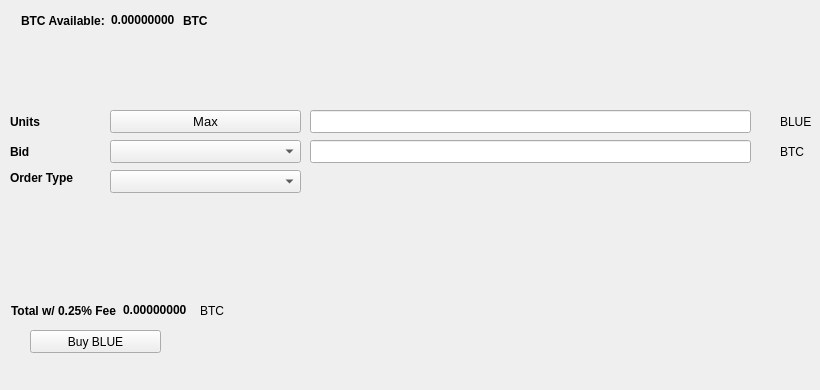
   <widget class="QWidget" name="BuyTab">
    <attribute name="title">
     <string>Buy</string>
    </attribute>
    <widget class="QPushButton" name="BuyBLUE">
     <property name="geometry">
      <rect>
       <x>30</x>
       <y>330</y>
       <width>131</width>
       <height>23</height>
      </rect>
     </property>
     <property name="text">
      <string>Buy BLUE</string>
     </property>
     <property name="icon">
      <iconset resource="../bluecoin.qrc">
       <normaloff>:/icons/bitcoin</normaloff>:/icons/bitcoin</iconset>
     </property>
    </widget>
    <widget class="QLabel" name="label_3">
     <property name="geometry">
      <rect>
       <x>10</x>
       <y>110</y>
       <width>46</width>
       <height>23</height>
      </rect>
     </property>
     <property name="font">
      <font>
       <weight>75</weight>
       <bold>true</bold>
      </font>
     </property>
     <property name="text">
      <string>Units</string>
     </property>
    </widget>
    <widget class="QLineEdit" name="UnitsInput">
     <property name="geometry">
      <rect>
       <x>310</x>
       <y>110</y>
       <width>441</width>
       <height>23</height>
      </rect>
     </property>
     <property name="font">
      <font>
       <pointsize>9</pointsize>
       <weight>75</weight>
       <bold>true</bold>
      </font>
     </property>
    </widget>
    <widget class="QLineEdit" name="BuyBidPriceEdit">
     <property name="geometry">
      <rect>
       <x>310</x>
       <y>140</y>
       <width>441</width>
       <height>23</height>
      </rect>
     </property>
     <property name="font">
      <font>
       <pointsize>9</pointsize>
       <weight>75</weight>
       <bold>true</bold>
      </font>
     </property>
    </widget>
    <widget class="QLabel" name="label_4">
     <property name="geometry">
      <rect>
       <x>780</x>
       <y>110</y>
       <width>31</width>
       <height>23</height>
      </rect>
     </property>
     <property name="text">
      <string>BLUE</string>
     </property>
    </widget>
    <widget class="QLabel" name="label_5">
     <property name="geometry">
      <rect>
       <x>780</x>
       <y>140</y>
       <width>31</width>
       <height>23</height>
      </rect>
     </property>
     <property name="text">
      <string>BTC</string>
     </property>
    </widget>
    <widget class="QLabel" name="label_6">
     <property name="geometry">
      <rect>
       <x>10</x>
       <y>140</y>
       <width>46</width>
       <height>23</height>
      </rect>
     </property>
     <property name="font">
      <font>
       <weight>75</weight>
       <bold>true</bold>
      </font>
     </property>
     <property name="text">
      <string>Bid</string>
     </property>
    </widget>
    <widget class="QLabel" name="label_7">
     <property name="geometry">
      <rect>
       <x>10</x>
       <y>170</y>
       <width>91</width>
       <height>16</height>
      </rect>
     </property>
     <property name="font">
      <font>
       <weight>75</weight>
       <bold>true</bold>
      </font>
     </property>
     <property name="text">
      <string>Order Type</string>
     </property>
    </widget>
    <widget class="QPushButton" name="Buy_Max_Amount">
     <property name="geometry">
      <rect>
       <x>110</x>
       <y>110</y>
       <width>191</width>
       <height>23</height>
      </rect>
     </property>
     <property name="font">
      <font>
       <pointsize>10</pointsize>
      </font>
     </property>
     <property name="text">
      <string>Max</string>
     </property>
    </widget>
    <widget class="QComboBox" name="BuyBidcomboBox">
     <property name="geometry">
      <rect>
       <x>110</x>
       <y>140</y>
       <width>191</width>
       <height>23</height>
      </rect>
     </property>
     <property name="font">
      <font>
       <pointsize>10</pointsize>
      </font>
     </property>
    </widget>
    <widget class="QComboBox" name="buyOrdertypeCombo">
     <property name="geometry">
      <rect>
       <x>110</x>
       <y>170</y>
       <width>191</width>
       <height>23</height>
      </rect>
     </property>
     <property name="font">
      <font>
       <pointsize>10</pointsize>
      </font>
     </property>
    </widget>
    <widget class="QWidget" name="layoutWidget1">
     <property name="geometry">
      <rect>
       <x>21</x>
       <y>11</y>
       <width>227</width>
       <height>19</height>
      </rect>
     </property>
     <layout class="QHBoxLayout" name="horizontalLayout_3">
      <item>
       <widget class="QLabel" name="label232">
        <property name="font">
         <font>
          <weight>75</weight>
          <bold>true</bold>
         </font>
        </property>
        <property name="text">
         <string>BTC Available:</string>
        </property>
       </widget>
      </item>
      <item>
       <widget class="QLabel" name="BtcAvailableLbl">
        <property name="palette">
         <palette>
          <active>
           <colorrole role="WindowText">
            <brush brushstyle="SolidPattern">
             <color alpha="255">
              <red>0</red>
              <green>0</green>
              <blue>0</blue>
             </color>
            </brush>
           </colorrole>
           <colorrole role="Button">
            <brush brushstyle="SolidPattern">
             <color alpha="255">
              <red>0</red>
              <green>170</green>
              <blue>0</blue>
             </color>
            </brush>
           </colorrole>
           <colorrole role="Light">
            <brush brushstyle="SolidPattern">
             <color alpha="255">
              <red>0</red>
              <green>255</green>
              <blue>0</blue>
             </color>
            </brush>
           </colorrole>
           <colorrole role="Midlight">
            <brush brushstyle="SolidPattern">
             <color alpha="255">
              <red>0</red>
              <green>212</green>
              <blue>0</blue>
             </color>
            </brush>
           </colorrole>
           <colorrole role="Dark">
            <brush brushstyle="SolidPattern">
             <color alpha="255">
              <red>0</red>
              <green>85</green>
              <blue>0</blue>
             </color>
            </brush>
           </colorrole>
           <colorrole role="Mid">
            <brush brushstyle="SolidPattern">
             <color alpha="255">
              <red>0</red>
              <green>113</green>
              <blue>0</blue>
             </color>
            </brush>
           </colorrole>
           <colorrole role="Text">
            <brush brushstyle="SolidPattern">
             <color alpha="255">
              <red>0</red>
              <green>170</green>
              <blue>0</blue>
             </color>
            </brush>
           </colorrole>
           <colorrole role="BrightText">
            <brush brushstyle="SolidPattern">
             <color alpha="255">
              <red>255</red>
              <green>255</green>
              <blue>255</blue>
             </color>
            </brush>
           </colorrole>
           <colorrole role="ButtonText">
            <brush brushstyle="SolidPattern">
             <color alpha="255">
              <red>0</red>
              <green>0</green>
              <blue>0</blue>
             </color>
            </brush>
           </colorrole>
           <colorrole role="Base">
            <brush brushstyle="SolidPattern">
             <color alpha="255">
              <red>255</red>
              <green>255</green>
              <blue>255</blue>
             </color>
            </brush>
           </colorrole>
           <colorrole role="Window">
            <brush brushstyle="SolidPattern">
             <color alpha="255">
              <red>0</red>
              <green>170</green>
              <blue>0</blue>
             </color>
            </brush>
           </colorrole>
           <colorrole role="Shadow">
            <brush brushstyle="SolidPattern">
             <color alpha="255">
              <red>0</red>
              <green>0</green>
              <blue>0</blue>
             </color>
            </brush>
           </colorrole>
           <colorrole role="AlternateBase">
            <brush brushstyle="SolidPattern">
             <color alpha="255">
              <red>127</red>
              <green>212</green>
              <blue>127</blue>
             </color>
            </brush>
           </colorrole>
           <colorrole role="ToolTipBase">
            <brush brushstyle="SolidPattern">
             <color alpha="255">
              <red>255</red>
              <green>255</green>
              <blue>220</blue>
             </color>
            </brush>
           </colorrole>
           <colorrole role="ToolTipText">
            <brush brushstyle="SolidPattern">
             <color alpha="255">
              <red>0</red>
              <green>0</green>
              <blue>0</blue>
             </color>
            </brush>
           </colorrole>
          </active>
          <inactive>
           <colorrole role="WindowText">
            <brush brushstyle="SolidPattern">
             <color alpha="255">
              <red>0</red>
              <green>0</green>
              <blue>0</blue>
             </color>
            </brush>
           </colorrole>
           <colorrole role="Button">
            <brush brushstyle="SolidPattern">
             <color alpha="255">
              <red>0</red>
              <green>170</green>
              <blue>0</blue>
             </color>
            </brush>
           </colorrole>
           <colorrole role="Light">
            <brush brushstyle="SolidPattern">
             <color alpha="255">
              <red>0</red>
              <green>255</green>
              <blue>0</blue>
             </color>
            </brush>
           </colorrole>
           <colorrole role="Midlight">
            <brush brushstyle="SolidPattern">
             <color alpha="255">
              <red>0</red>
              <green>212</green>
              <blue>0</blue>
             </color>
            </brush>
           </colorrole>
           <colorrole role="Dark">
            <brush brushstyle="SolidPattern">
             <color alpha="255">
              <red>0</red>
              <green>85</green>
              <blue>0</blue>
             </color>
            </brush>
           </colorrole>
           <colorrole role="Mid">
            <brush brushstyle="SolidPattern">
             <color alpha="255">
              <red>0</red>
              <green>113</green>
              <blue>0</blue>
             </color>
            </brush>
           </colorrole>
           <colorrole role="Text">
            <brush brushstyle="SolidPattern">
             <color alpha="255">
              <red>0</red>
              <green>170</green>
              <blue>0</blue>
             </color>
            </brush>
           </colorrole>
           <colorrole role="BrightText">
            <brush brushstyle="SolidPattern">
             <color alpha="255">
              <red>255</red>
              <green>255</green>
              <blue>255</blue>
             </color>
            </brush>
           </colorrole>
           <colorrole role="ButtonText">
            <brush brushstyle="SolidPattern">
             <color alpha="255">
              <red>0</red>
              <green>0</green>
              <blue>0</blue>
             </color>
            </brush>
           </colorrole>
           <colorrole role="Base">
            <brush brushstyle="SolidPattern">
             <color alpha="255">
              <red>255</red>
              <green>255</green>
              <blue>255</blue>
             </color>
            </brush>
           </colorrole>
           <colorrole role="Window">
            <brush brushstyle="SolidPattern">
             <color alpha="255">
              <red>0</red>
              <green>170</green>
              <blue>0</blue>
             </color>
            </brush>
           </colorrole>
           <colorrole role="Shadow">
            <brush brushstyle="SolidPattern">
             <color alpha="255">
              <red>0</red>
              <green>0</green>
              <blue>0</blue>
             </color>
            </brush>
           </colorrole>
           <colorrole role="AlternateBase">
            <brush brushstyle="SolidPattern">
             <color alpha="255">
              <red>127</red>
              <green>212</green>
              <blue>127</blue>
             </color>
            </brush>
           </colorrole>
           <colorrole role="ToolTipBase">
            <brush brushstyle="SolidPattern">
             <color alpha="255">
              <red>255</red>
              <green>255</green>
              <blue>220</blue>
             </color>
            </brush>
           </colorrole>
           <colorrole role="ToolTipText">
            <brush brushstyle="SolidPattern">
             <color alpha="255">
              <red>0</red>
              <green>0</green>
              <blue>0</blue>
             </color>
            </brush>
           </colorrole>
          </inactive>
          <disabled>
           <colorrole role="WindowText">
            <brush brushstyle="SolidPattern">
             <color alpha="255">
              <red>0</red>
              <green>85</green>
              <blue>0</blue>
             </color>
            </brush>
           </colorrole>
           <colorrole role="Button">
            <brush brushstyle="SolidPattern">
             <color alpha="255">
              <red>0</red>
              <green>170</green>
              <blue>0</blue>
             </color>
            </brush>
           </colorrole>
           <colorrole role="Light">
            <brush brushstyle="SolidPattern">
             <color alpha="255">
              <red>0</red>
              <green>255</green>
              <blue>0</blue>
             </color>
            </brush>
           </colorrole>
           <colorrole role="Midlight">
            <brush brushstyle="SolidPattern">
             <color alpha="255">
              <red>0</red>
              <green>212</green>
              <blue>0</blue>
             </color>
            </brush>
           </colorrole>
           <colorrole role="Dark">
            <brush brushstyle="SolidPattern">
             <color alpha="255">
              <red>0</red>
              <green>85</green>
              <blue>0</blue>
             </color>
            </brush>
           </colorrole>
           <colorrole role="Mid">
            <brush brushstyle="SolidPattern">
             <color alpha="255">
              <red>0</red>
              <green>113</green>
              <blue>0</blue>
             </color>
            </brush>
           </colorrole>
           <colorrole role="Text">
            <brush brushstyle="SolidPattern">
             <color alpha="255">
              <red>0</red>
              <green>85</green>
              <blue>0</blue>
             </color>
            </brush>
           </colorrole>
           <colorrole role="BrightText">
            <brush brushstyle="SolidPattern">
             <color alpha="255">
              <red>255</red>
              <green>255</green>
              <blue>255</blue>
             </color>
            </brush>
           </colorrole>
           <colorrole role="ButtonText">
            <brush brushstyle="SolidPattern">
             <color alpha="255">
              <red>0</red>
              <green>85</green>
              <blue>0</blue>
             </color>
            </brush>
           </colorrole>
           <colorrole role="Base">
            <brush brushstyle="SolidPattern">
             <color alpha="255">
              <red>0</red>
              <green>170</green>
              <blue>0</blue>
             </color>
            </brush>
           </colorrole>
           <colorrole role="Window">
            <brush brushstyle="SolidPattern">
             <color alpha="255">
              <red>0</red>
              <green>170</green>
              <blue>0</blue>
             </color>
            </brush>
           </colorrole>
           <colorrole role="Shadow">
            <brush brushstyle="SolidPattern">
             <color alpha="255">
              <red>0</red>
              <green>0</green>
              <blue>0</blue>
             </color>
            </brush>
           </colorrole>
           <colorrole role="AlternateBase">
            <brush brushstyle="SolidPattern">
             <color alpha="255">
              <red>0</red>
              <green>170</green>
              <blue>0</blue>
             </color>
            </brush>
           </colorrole>
           <colorrole role="ToolTipBase">
            <brush brushstyle="SolidPattern">
             <color alpha="255">
              <red>255</red>
              <green>255</green>
              <blue>220</blue>
             </color>
            </brush>
           </colorrole>
           <colorrole role="ToolTipText">
            <brush brushstyle="SolidPattern">
             <color alpha="255">
              <red>0</red>
              <green>0</green>
              <blue>0</blue>
             </color>
            </brush>
           </colorrole>
          </disabled>
         </palette>
        </property>
        <property name="font">
         <font>
          <weight>75</weight>
          <bold>true</bold>
         </font>
        </property>
        <property name="text">
         <string>0.00000000</string>
        </property>
        <property name="textInteractionFlags">
         <set>Qt::LinksAccessibleByMouse|Qt::TextSelectableByKeyboard|Qt::TextSelectableByMouse</set>
        </property>
       </widget>
      </item>
      <item>
       <widget class="QLabel" name="BtcAvailableLbl_2">
        <property name="font">
         <font>
          <weight>75</weight>
          <bold>true</bold>
         </font>
        </property>
        <property name="text">
         <string>BTC</string>
        </property>
       </widget>
      </item>
     </layout>
    </widget>
    <widget class="QWidget" name="layoutWidge2">
     <property name="geometry">
      <rect>
       <x>11</x>
       <y>301</y>
       <width>259</width>
       <height>19</height>
      </rect>
     </property>
     <layout class="QHBoxLayout" name="horizontalLayout_4">
      <item>
       <widget class="QLabel" name="label_9">
        <property name="font">
         <font>
          <weight>75</weight>
          <bold>true</bold>
         </font>
        </property>
        <property name="text">
         <string>Total w/ 0.25% Fee</string>
        </property>
       </widget>
      </item>
      <item>
       <widget class="QLabel" name="BuyCostLabel">
        <property name="palette">
         <palette>
          <active>
           <colorrole role="WindowText">
            <brush brushstyle="SolidPattern">
             <color alpha="255">
              <red>0</red>
              <green>0</green>
              <blue>0</blue>
             </color>
            </brush>
           </colorrole>
           <colorrole role="Button">
            <brush brushstyle="SolidPattern">
             <color alpha="255">
              <red>0</red>
              <green>170</green>
              <blue>0</blue>
             </color>
            </brush>
           </colorrole>
           <colorrole role="Light">
            <brush brushstyle="SolidPattern">
             <color alpha="255">
              <red>0</red>
              <green>255</green>
              <blue>0</blue>
             </color>
            </brush>
           </colorrole>
           <colorrole role="Midlight">
            <brush brushstyle="SolidPattern">
             <color alpha="255">
              <red>0</red>
              <green>212</green>
              <blue>0</blue>
             </color>
            </brush>
           </colorrole>
           <colorrole role="Dark">
            <brush brushstyle="SolidPattern">
             <color alpha="255">
              <red>0</red>
              <green>85</green>
              <blue>0</blue>
             </color>
            </brush>
           </colorrole>
           <colorrole role="Mid">
            <brush brushstyle="SolidPattern">
             <color alpha="255">
              <red>0</red>
              <green>113</green>
              <blue>0</blue>
             </color>
            </brush>
           </colorrole>
           <colorrole role="Text">
            <brush brushstyle="SolidPattern">
             <color alpha="255">
              <red>0</red>
              <green>170</green>
              <blue>0</blue>
             </color>
            </brush>
           </colorrole>
           <colorrole role="BrightText">
            <brush brushstyle="SolidPattern">
             <color alpha="255">
              <red>255</red>
              <green>255</green>
              <blue>255</blue>
             </color>
            </brush>
           </colorrole>
           <colorrole role="ButtonText">
            <brush brushstyle="SolidPattern">
             <color alpha="255">
              <red>0</red>
              <green>0</green>
              <blue>0</blue>
             </color>
            </brush>
           </colorrole>
           <colorrole role="Base">
            <brush brushstyle="SolidPattern">
             <color alpha="255">
              <red>255</red>
              <green>255</green>
              <blue>255</blue>
             </color>
            </brush>
           </colorrole>
           <colorrole role="Window">
            <brush brushstyle="SolidPattern">
             <color alpha="255">
              <red>0</red>
              <green>170</green>
              <blue>0</blue>
             </color>
            </brush>
           </colorrole>
           <colorrole role="Shadow">
            <brush brushstyle="SolidPattern">
             <color alpha="255">
              <red>0</red>
              <green>0</green>
              <blue>0</blue>
             </color>
            </brush>
           </colorrole>
           <colorrole role="AlternateBase">
            <brush brushstyle="SolidPattern">
             <color alpha="255">
              <red>127</red>
              <green>212</green>
              <blue>127</blue>
             </color>
            </brush>
           </colorrole>
           <colorrole role="ToolTipBase">
            <brush brushstyle="SolidPattern">
             <color alpha="255">
              <red>255</red>
              <green>255</green>
              <blue>220</blue>
             </color>
            </brush>
           </colorrole>
           <colorrole role="ToolTipText">
            <brush brushstyle="SolidPattern">
             <color alpha="255">
              <red>0</red>
              <green>0</green>
              <blue>0</blue>
             </color>
            </brush>
           </colorrole>
          </active>
          <inactive>
           <colorrole role="WindowText">
            <brush brushstyle="SolidPattern">
             <color alpha="255">
              <red>0</red>
              <green>0</green>
              <blue>0</blue>
             </color>
            </brush>
           </colorrole>
           <colorrole role="Button">
            <brush brushstyle="SolidPattern">
             <color alpha="255">
              <red>0</red>
              <green>170</green>
              <blue>0</blue>
             </color>
            </brush>
           </colorrole>
           <colorrole role="Light">
            <brush brushstyle="SolidPattern">
             <color alpha="255">
              <red>0</red>
              <green>255</green>
              <blue>0</blue>
             </color>
            </brush>
           </colorrole>
           <colorrole role="Midlight">
            <brush brushstyle="SolidPattern">
             <color alpha="255">
              <red>0</red>
              <green>212</green>
              <blue>0</blue>
             </color>
            </brush>
           </colorrole>
           <colorrole role="Dark">
            <brush brushstyle="SolidPattern">
             <color alpha="255">
              <red>0</red>
              <green>85</green>
              <blue>0</blue>
             </color>
            </brush>
           </colorrole>
           <colorrole role="Mid">
            <brush brushstyle="SolidPattern">
             <color alpha="255">
              <red>0</red>
              <green>113</green>
              <blue>0</blue>
             </color>
            </brush>
           </colorrole>
           <colorrole role="Text">
            <brush brushstyle="SolidPattern">
             <color alpha="255">
              <red>0</red>
              <green>170</green>
              <blue>0</blue>
             </color>
            </brush>
           </colorrole>
           <colorrole role="BrightText">
            <brush brushstyle="SolidPattern">
             <color alpha="255">
              <red>255</red>
              <green>255</green>
              <blue>255</blue>
             </color>
            </brush>
           </colorrole>
           <colorrole role="ButtonText">
            <brush brushstyle="SolidPattern">
             <color alpha="255">
              <red>0</red>
              <green>0</green>
              <blue>0</blue>
             </color>
            </brush>
           </colorrole>
           <colorrole role="Base">
            <brush brushstyle="SolidPattern">
             <color alpha="255">
              <red>255</red>
              <green>255</green>
              <blue>255</blue>
             </color>
            </brush>
           </colorrole>
           <colorrole role="Window">
            <brush brushstyle="SolidPattern">
             <color alpha="255">
              <red>0</red>
              <green>170</green>
              <blue>0</blue>
             </color>
            </brush>
           </colorrole>
           <colorrole role="Shadow">
            <brush brushstyle="SolidPattern">
             <color alpha="255">
              <red>0</red>
              <green>0</green>
              <blue>0</blue>
             </color>
            </brush>
           </colorrole>
           <colorrole role="AlternateBase">
            <brush brushstyle="SolidPattern">
             <color alpha="255">
              <red>127</red>
              <green>212</green>
              <blue>127</blue>
             </color>
            </brush>
           </colorrole>
           <colorrole role="ToolTipBase">
            <brush brushstyle="SolidPattern">
             <color alpha="255">
              <red>255</red>
              <green>255</green>
              <blue>220</blue>
             </color>
            </brush>
           </colorrole>
           <colorrole role="ToolTipText">
            <brush brushstyle="SolidPattern">
             <color alpha="255">
              <red>0</red>
              <green>0</green>
              <blue>0</blue>
             </color>
            </brush>
           </colorrole>
          </inactive>
          <disabled>
           <colorrole role="WindowText">
            <brush brushstyle="SolidPattern">
             <color alpha="255">
              <red>0</red>
              <green>85</green>
              <blue>0</blue>
             </color>
            </brush>
           </colorrole>
           <colorrole role="Button">
            <brush brushstyle="SolidPattern">
             <color alpha="255">
              <red>0</red>
              <green>170</green>
              <blue>0</blue>
             </color>
            </brush>
           </colorrole>
           <colorrole role="Light">
            <brush brushstyle="SolidPattern">
             <color alpha="255">
              <red>0</red>
              <green>255</green>
              <blue>0</blue>
             </color>
            </brush>
           </colorrole>
           <colorrole role="Midlight">
            <brush brushstyle="SolidPattern">
             <color alpha="255">
              <red>0</red>
              <green>212</green>
              <blue>0</blue>
             </color>
            </brush>
           </colorrole>
           <colorrole role="Dark">
            <brush brushstyle="SolidPattern">
             <color alpha="255">
              <red>0</red>
              <green>85</green>
              <blue>0</blue>
             </color>
            </brush>
           </colorrole>
           <colorrole role="Mid">
            <brush brushstyle="SolidPattern">
             <color alpha="255">
              <red>0</red>
              <green>113</green>
              <blue>0</blue>
             </color>
            </brush>
           </colorrole>
           <colorrole role="Text">
            <brush brushstyle="SolidPattern">
             <color alpha="255">
              <red>0</red>
              <green>85</green>
              <blue>0</blue>
             </color>
            </brush>
           </colorrole>
           <colorrole role="BrightText">
            <brush brushstyle="SolidPattern">
             <color alpha="255">
              <red>255</red>
              <green>255</green>
              <blue>255</blue>
             </color>
            </brush>
           </colorrole>
           <colorrole role="ButtonText">
            <brush brushstyle="SolidPattern">
             <color alpha="255">
              <red>0</red>
              <green>85</green>
              <blue>0</blue>
             </color>
            </brush>
           </colorrole>
           <colorrole role="Base">
            <brush brushstyle="SolidPattern">
             <color alpha="255">
              <red>0</red>
              <green>170</green>
              <blue>0</blue>
             </color>
            </brush>
           </colorrole>
           <colorrole role="Window">
            <brush brushstyle="SolidPattern">
             <color alpha="255">
              <red>0</red>
              <green>170</green>
              <blue>0</blue>
             </color>
            </brush>
           </colorrole>
           <colorrole role="Shadow">
            <brush brushstyle="SolidPattern">
             <color alpha="255">
              <red>0</red>
              <green>0</green>
              <blue>0</blue>
             </color>
            </brush>
           </colorrole>
           <colorrole role="AlternateBase">
            <brush brushstyle="SolidPattern">
             <color alpha="255">
              <red>0</red>
              <green>170</green>
              <blue>0</blue>
             </color>
            </brush>
           </colorrole>
           <colorrole role="ToolTipBase">
            <brush brushstyle="SolidPattern">
             <color alpha="255">
              <red>255</red>
              <green>255</green>
              <blue>220</blue>
             </color>
            </brush>
           </colorrole>
           <colorrole role="ToolTipText">
            <brush brushstyle="SolidPattern">
             <color alpha="255">
              <red>0</red>
              <green>0</green>
              <blue>0</blue>
             </color>
            </brush>
           </colorrole>
          </disabled>
         </palette>
        </property>
        <property name="font">
         <font>
          <weight>75</weight>
          <bold>true</bold>
         </font>
        </property>
        <property name="autoFillBackground">
         <bool>false</bool>
        </property>
        <property name="text">
         <string>0.00000000</string>
        </property>
        <property name="textInteractionFlags">
         <set>Qt::LinksAccessibleByMouse|Qt::TextSelectableByMouse</set>
        </property>
       </widget>
      </item>
      <item>
       <widget class="QLabel" name="label_10">
        <property name="font">
         <font>
          <weight>50</weight>
          <bold>false</bold>
         </font>
        </property>
        <property name="text">
         <string>BTC</string>
        </property>
       </widget>
      </item>
     </layout>
    </widget>
    <widget class="QLabel" name="label_24">
     <property name="geometry">
      <rect>
       <x>460</x>
       <y>300</y>
       <width>281</width>
       <height>81</height>
      </rect>
     </property>
     <property name="text">
      <string/>
     </property>
     <property name="pixmap">
      <pixmap>:/images/bittrex</pixmap>
     </property>
    </widget>
   </widget>
